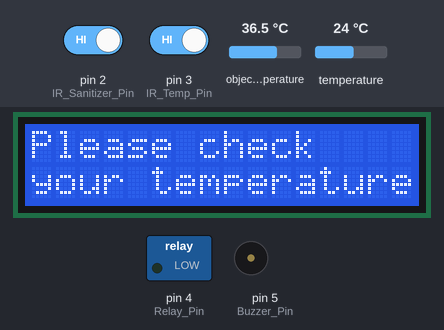
Simulated run of this sketch. Board: Arduino Uno, built with avr-gcc and run on an emulated ATmega328P. On the bench: 16×2 character LCD, switched loads named in the sketch (green lamp = pin HIGH), buzzer (waves = sounding, pin HIGH). Inputs (shaded band) come from the test bench; at power-on: pin 3 (IR_Temp_Pin) HIGH, pin 2 (IR_Sanitizer_Pin) HIGH, object temperature 36.5 °C, temperature 24 °C. What the sketch prints to the serial monitor is not drawn.

Above: at 1.2 s.
1.3 s: pin 3 (IR_Temp_Pin) driven LOW
At 3.3 s:
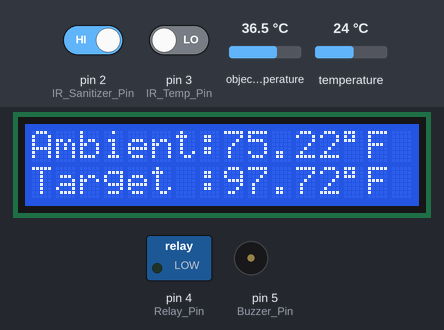
3.8 s: pin 2 (IR_Sanitizer_Pin) driven LOW
At 5.13 s:
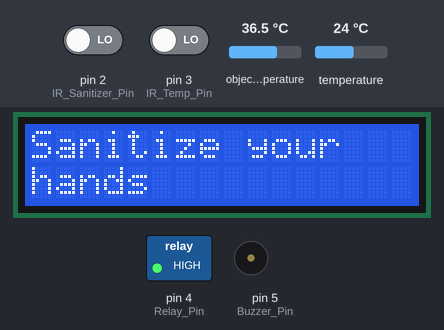
6.8 s: pin 2 (IR_Sanitizer_Pin) driven HIGH
At 10.2 s:
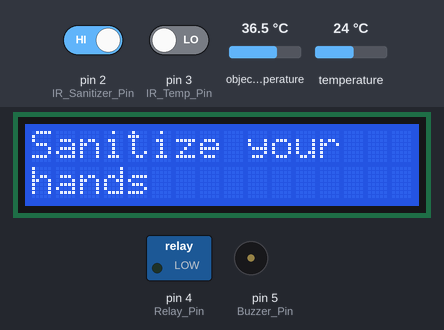
Timing chart, 0 to 11.7 s (numbered marks = the images above; inputs shaded):
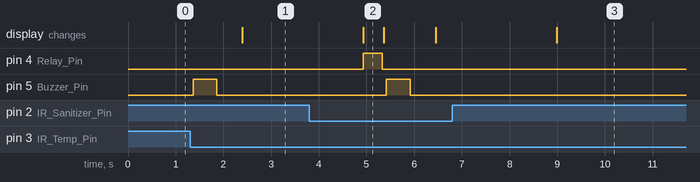

Measured:
- after the input at 1.3 s, pin 5 (Buzzer_Pin): LOW → HIGH after 0.06 s, → LOW 0.50 s later; the display: changes after 1.1 s (image 1)
- after the input at 3.8 s, pin 4 (Relay_Pin): LOW → HIGH after 1.1 s, → LOW 0.40 s later; pin 5 (Buzzer_Pin): LOW → HIGH after 1.6 s, → LOW 0.50 s later
- after the input at 6.8 s, pin 4 (Relay_Pin), pin 5 (Buzzer_Pin): stops changing and stays LOW
- what the display in image 2 shows lasts 0.5 s, from 4.9 s to 5.4 s

The sketch:

project_Temperature_Sanitizer.ino
```cpp
// Libraries:
/* Built-In Library */
#include<Wire.h>

/* Install: Adafruit MLX90614 Library by Adafruit */
#include <Adafruit_MLX90614.h>

/* Download Zip: https://github.com/fdebrabander/Arduino-LiquidCrystal-I2C-library */
#include<LiquidCrystal_I2C.h>

// Pin Numbers:
#define IR_Temp_Pin 3
#define IR_Sanitizer_Pin 2
#define Relay_Pin 4
#define Buzzer_Pin 5

// Constants:
const byte objLCDNumCols = 16; // LCD's number of columns
const byte objLCDNumRows = 2;  // LCD's number of rows

// Objects:
LiquidCrystal_I2C objLCD(0x27, objLCDNumCols, objLCDNumRows);
Adafruit_MLX90614 objMLX = Adafruit_MLX90614();

// Variables:
float valAmbientTemp, valTargetTemp;
float tempTH = 100.0;
unsigned long relayDelay = 400;
int Step = 1;

void setup() {
  /* Begin serial communication with Arduino and Arduino IDE (Serial Monitor) */
  Serial.begin(9600);

  /* Define inputs and outputs */
  pinMode(IR_Temp_Pin, INPUT);
  pinMode(IR_Sanitizer_Pin, INPUT);

  pinMode(Relay_Pin, OUTPUT);
  digitalWrite(Relay_Pin, LOW);

  pinMode(Buzzer_Pin, OUTPUT);
  digitalWrite(Buzzer_Pin, LOW);

  /* Initializes the MLX90614 */
  objMLX.begin();

  /* Initializes the LCD */
  objLCD.begin(16,2);
  objLCD.backlight();
}

void loop() {
  Serial.print(digitalRead(IR_Temp_Pin));
  Serial.print(":");
  Serial.println(digitalRead(IR_Sanitizer_Pin));

  if (Step == 1) {
    Serial.println("Step 1");
    objLCD.clear();
    objLCD.setCursor(0, 0);  //(colIdx, rowIdx)
    objLCD.print("Please check    ");
    objLCD.setCursor(0, 1);  //(colIdx, rowIdx)
    objLCD.print("your temperature");
    Step = 2;
  } else if (Step == 2 && !digitalRead(IR_Temp_Pin)) {
    Serial.println("Step 2");
    delay(50);
    valAmbientTemp = objMLX.readAmbientTempF(); /* Gets the values of ambient temperature */
    valTargetTemp = objMLX.readObjectTempF();   /* Gets the values of targeted object's temperature */
    Buzzer(1);
    objLCD.clear();
    objLCD.setCursor(0, 0);
    objLCD.print("Ambient:");
    objLCD.print(valAmbientTemp);
    objLCD.print((char)223);  /* Prints degree symbol using extended ASCII characters */
    objLCD.print("F");

    objLCD.setCursor(0, 1);
    objLCD.print("Target :");
    objLCD.print(valTargetTemp);
    objLCD.print((char)223);  /* Prints degree symbol using extended ASCII characters */
    objLCD.print("F");

    delay(2500);  // Delay of 2.5sec
    objLCD.clear();
    objLCD.setCursor(0, 0);
    if (valTargetTemp >= tempTH) {
      objLCD.print("Access denied!  ");
      Buzzer(3);
      Step = 1;
    } else {
      objLCD.print("Sanitize your   ");
      objLCD.setCursor(0, 1);  //(colIdx, rowIdx)
      objLCD.print("hands           ");
      Step = 3;
    }
  } else if (Step == 3 && !digitalRead(IR_Sanitizer_Pin)) {
    Serial.println("Step 3");
    digitalWrite(Relay_Pin, HIGH);
    delay(relayDelay);
    digitalWrite(Relay_Pin, LOW);
    Step = 1;
  }
}

void Buzzer(int n) {
  for (int i = 1; i <= n; i++) {
    digitalWrite(Buzzer_Pin, HIGH);
    delay(500);
    digitalWrite(Buzzer_Pin, LOW);
    delay(500);
  }
}
```
